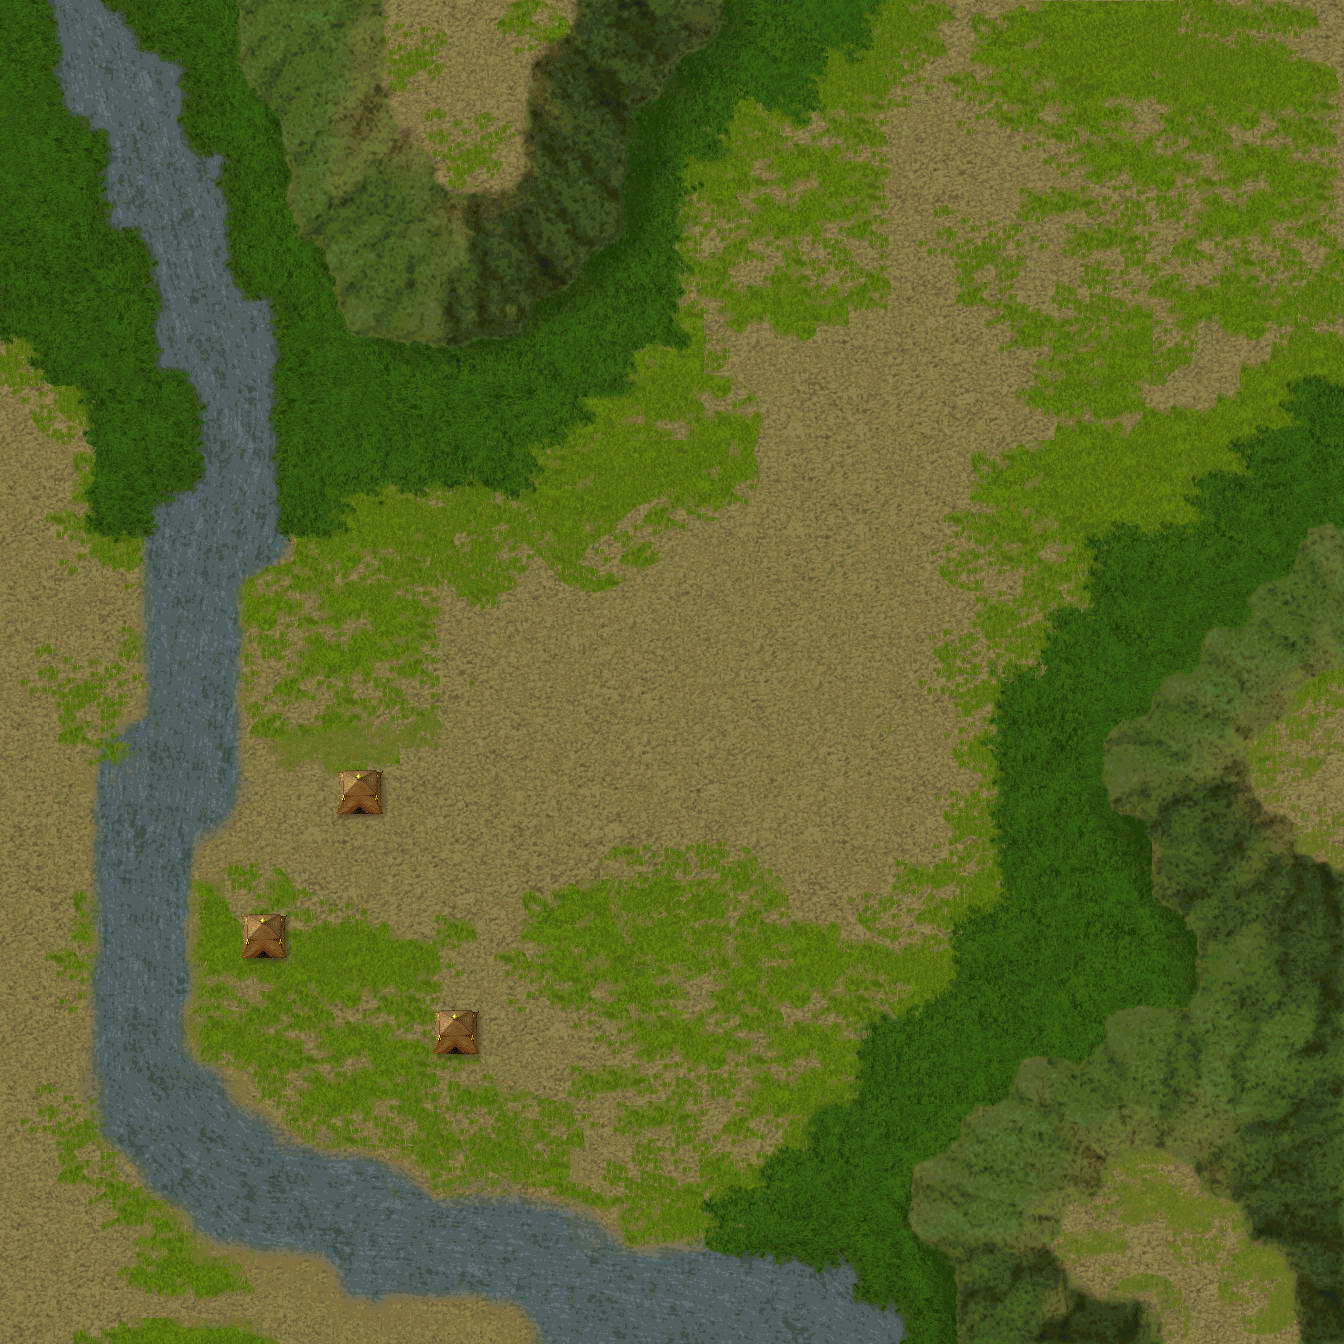

Rendered tile map (Tiled .tmx) drawn with the repository's tilesets; below, a short description and the map source with its tile grids summarised:
An orthogonal 28x28 tile map with 48x48 px tiles, 5 tile layers (草原, 兵营, 小河, 山地, ...) and 53 objects (2x 0, 2x 1, 2x 2, 2x 3, 2x 4, ...).

<map version="1.0" orientation="orthogonal" width="28" height="28" tilewidth="48" tileheight="48">
 <properties>
  <property name="SmallMap" value="map_small/37-1.jpg" />
 </properties>
 <tileset firstgid="1" name="37-1" tilewidth="48" tileheight="48">
  <image source="map/37-1.jpg" trans="ff00ff" width="1344" height="1344" />
 </tileset>
 <layer name="草原" width="28" height="28">
  <data>[784 cells, 126 non-empty, 126 distinct tile ids]</data>
 </layer>
 <layer name="兵营" width="28" height="28">
  <data>[784 cells, 3 non-empty, 3 distinct tile ids]</data>
 </layer>
 <layer name="小河" width="28" height="28">
  <data>[784 cells, 92 non-empty, 92 distinct tile ids]</data>
 </layer>
 <layer name="山地" width="28" height="28">
  <data>[784 cells, 105 non-empty, 105 distinct tile ids]</data>
 </layer>
 <layer name="平原" width="28" height="28">
  <data>[784 cells, 459 non-empty, 459 distinct tile ids]</data>
 </layer>
 <objectgroup name="playerBegin" width="28" height="28">
  <object name="0" x="1248" y="96" width="48" height="48">
   <properties>
    <property name="orientation" value="left" />
   </properties>
  </object>
  <object name="1" x="1200" y="96" width="48" height="48">
   <properties>
    <property name="orientation" value="left" />
   </properties>
  </object>
  <object name="2" x="1248" y="144" width="48" height="48">
   <properties>
    <property name="orientation" value="left" />
   </properties>
  </object>
  <object name="3" x="1104" y="336" width="48" height="48">
   <properties>
    <property name="orientation" value="left" />
   </properties>
  </object>
  <object name="4" x="1056" y="288" width="48" height="48">
   <properties>
    <property name="orientation" value="left" />
   </properties>
  </object>
  <object name="5" x="1104" y="288" width="48" height="48">
   <properties>
    <property name="orientation" value="left" />
   </properties>
  </object>
  <object name="6" x="1152" y="336" width="48" height="48">
   <properties>
    <property name="orientation" value="left" />
   </properties>
  </object>
  <object name="7" x="1056" y="240" width="48" height="48">
   <properties>
    <property name="orientation" value="left" />
   </properties>
  </object>
  <object name="8" x="1056" y="144" width="48" height="48">
   <properties>
    <property name="orientation" value="left" />
   </properties>
  </object>
  <object name="9" x="1008" y="96" width="48" height="48">
   <properties>
    <property name="orientation" value="left" />
   </properties>
  </object>
  <object name="10" x="1056" y="96" width="48" height="48">
   <properties>
    <property name="orientation" value="left" />
   </properties>
  </object>
  <object name="11" x="1104" y="144" width="48" height="48">
   <properties>
    <property name="orientation" value="left" />
   </properties>
  </object>
  <object name="12" x="1008" y="48" width="48" height="48">
   <properties>
    <property name="orientation" value="left" />
   </properties>
  </object>
  <object name="13" x="1296" y="144" width="48" height="48">
   <properties>
    <property name="orientation" value="left" />
   </properties>
  </object>
  <object name="14" x="1200" y="48" width="48" height="48">
   <properties>
    <property name="orientation" value="left" />
   </properties>
  </object>
 </objectgroup>
 <objectgroup name="enemyAIBegin" width="28" height="28">
  <object name="10" x="336" y="768" width="48" height="48">
   <properties>
    <property name="orientation" value="right" />
   </properties>
  </object>
  <object name="11" x="336" y="816" width="48" height="48">
   <properties>
    <property name="orientation" value="right" />
   </properties>
  </object>
  <object name="13" x="384" y="816" width="48" height="48">
   <properties>
    <property name="orientation" value="right" />
   </properties>
  </object>
  <object name="35" x="384" y="768" width="48" height="48">
   <properties>
    <property name="orientation" value="right" />
   </properties>
  </object>
  <object name="34" x="336" y="720" width="48" height="48">
   <properties>
    <property name="orientation" value="right" />
   </properties>
  </object>
  <object name="12" x="288" y="720" width="48" height="48">
   <properties>
    <property name="orientation" value="right" />
   </properties>
  </object>
  <object name="14" x="288" y="768" width="48" height="48">
   <properties>
    <property name="orientation" value="right" />
   </properties>
  </object>
  <object name="33" x="288" y="960" width="48" height="48">
   <properties>
    <property name="orientation" value="right" />
   </properties>
  </object>
  <object name="32" x="192" y="864" width="48" height="48">
   <properties>
    <property name="orientation" value="right" />
   </properties>
  </object>
  <object name="3" x="192" y="912" width="48" height="48">
   <properties>
    <property name="orientation" value="right" />
   </properties>
  </object>
  <object name="0" x="240" y="912" width="48" height="48">
   <properties>
    <property name="orientation" value="right" />
   </properties>
  </object>
  <object name="2" x="288" y="912" width="48" height="48">
   <properties>
    <property name="orientation" value="right" />
   </properties>
  </object>
  <object name="1" x="240" y="864" width="48" height="48">
   <properties>
    <property name="orientation" value="right" />
   </properties>
  </object>
  <object name="4" x="240" y="960" width="48" height="48">
   <properties>
    <property name="orientation" value="right" />
   </properties>
  </object>
  <object name="7" x="384" y="1008" width="48" height="48">
   <properties>
    <property name="orientation" value="right" />
   </properties>
  </object>
  <object name="5" x="432" y="1008" width="48" height="48">
   <properties>
    <property name="orientation" value="right" />
   </properties>
  </object>
  <object name="6" x="480" y="1056" width="48" height="48">
   <properties>
    <property name="orientation" value="right" />
   </properties>
  </object>
  <object name="37" x="480" y="1008" width="48" height="48">
   <properties>
    <property name="orientation" value="right" />
   </properties>
  </object>
  <object name="8" x="384" y="960" width="48" height="48">
   <properties>
    <property name="orientation" value="right" />
   </properties>
  </object>
  <object name="36" x="432" y="960" width="48" height="48">
   <properties>
    <property name="orientation" value="right" />
   </properties>
  </object>
  <object name="9" x="432" y="1056" width="48" height="48">
   <properties>
    <property name="orientation" value="right" />
   </properties>
  </object>
  <object name="18" x="528" y="864" width="48" height="48">
   <properties>
    <property name="orientation" value="right" />
   </properties>
  </object>
  <object name="15" x="576" y="864" width="48" height="48">
   <properties>
    <property name="orientation" value="right" />
   </properties>
  </object>
  <object name="17" x="624" y="912" width="48" height="48">
   <properties>
    <property name="orientation" value="right" />
   </properties>
  </object>
  <object name="31" x="624" y="864" width="48" height="48">
   <properties>
    <property name="orientation" value="right" />
   </properties>
  </object>
  <object name="16" x="528" y="816" width="48" height="48">
   <properties>
    <property name="orientation" value="right" />
   </properties>
  </object>
  <object name="30" x="576" y="816" width="48" height="48">
   <properties>
    <property name="orientation" value="right" />
   </properties>
  </object>
  <object name="19" x="576" y="912" width="48" height="48">
   <properties>
    <property name="orientation" value="right" />
   </properties>
  </object>
  </objectgroup>
 <objectgroup name="friendAIBegin" width="28" height="28" />
</map>
<!-- 10 of 53 objects omitted -->
